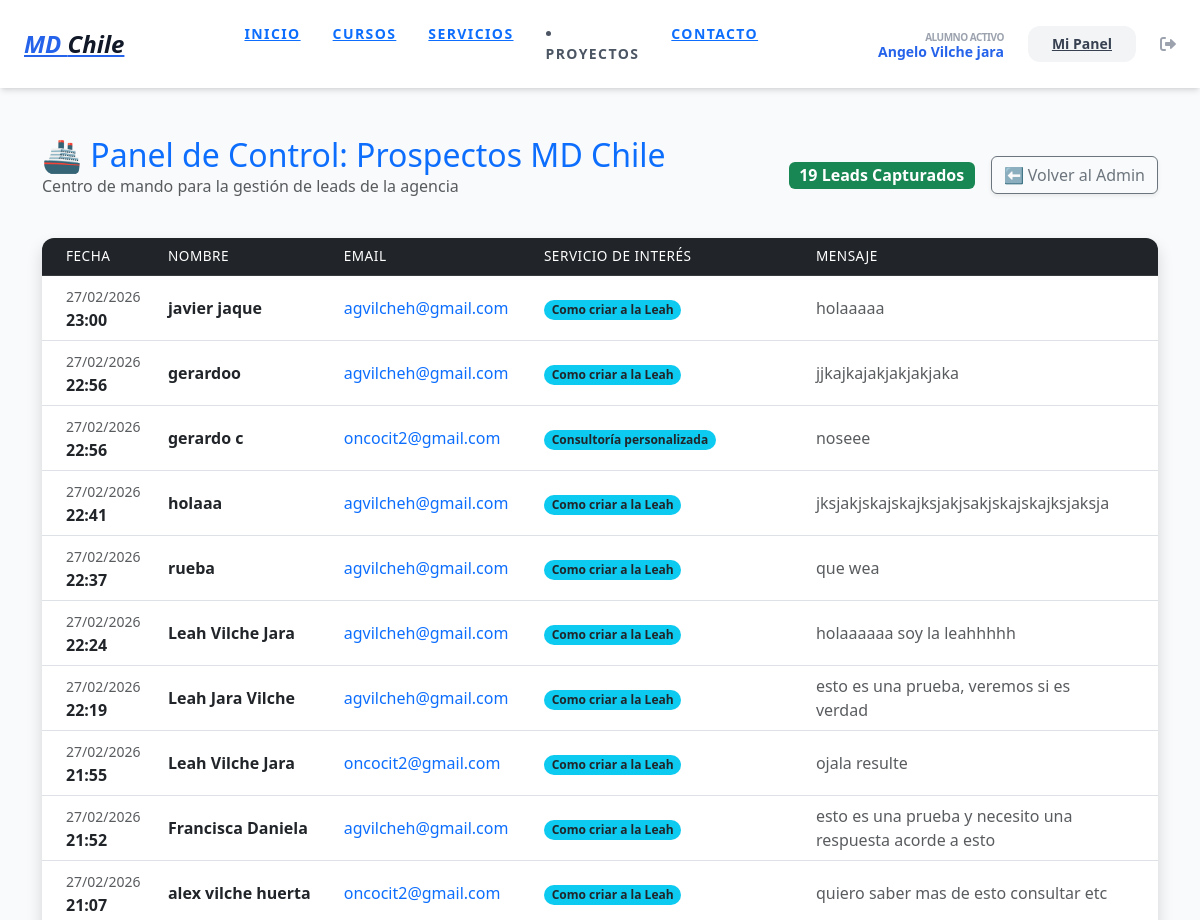
The page /prospectos-agencia/ (signed in, upper part) on the database as committed earlier.
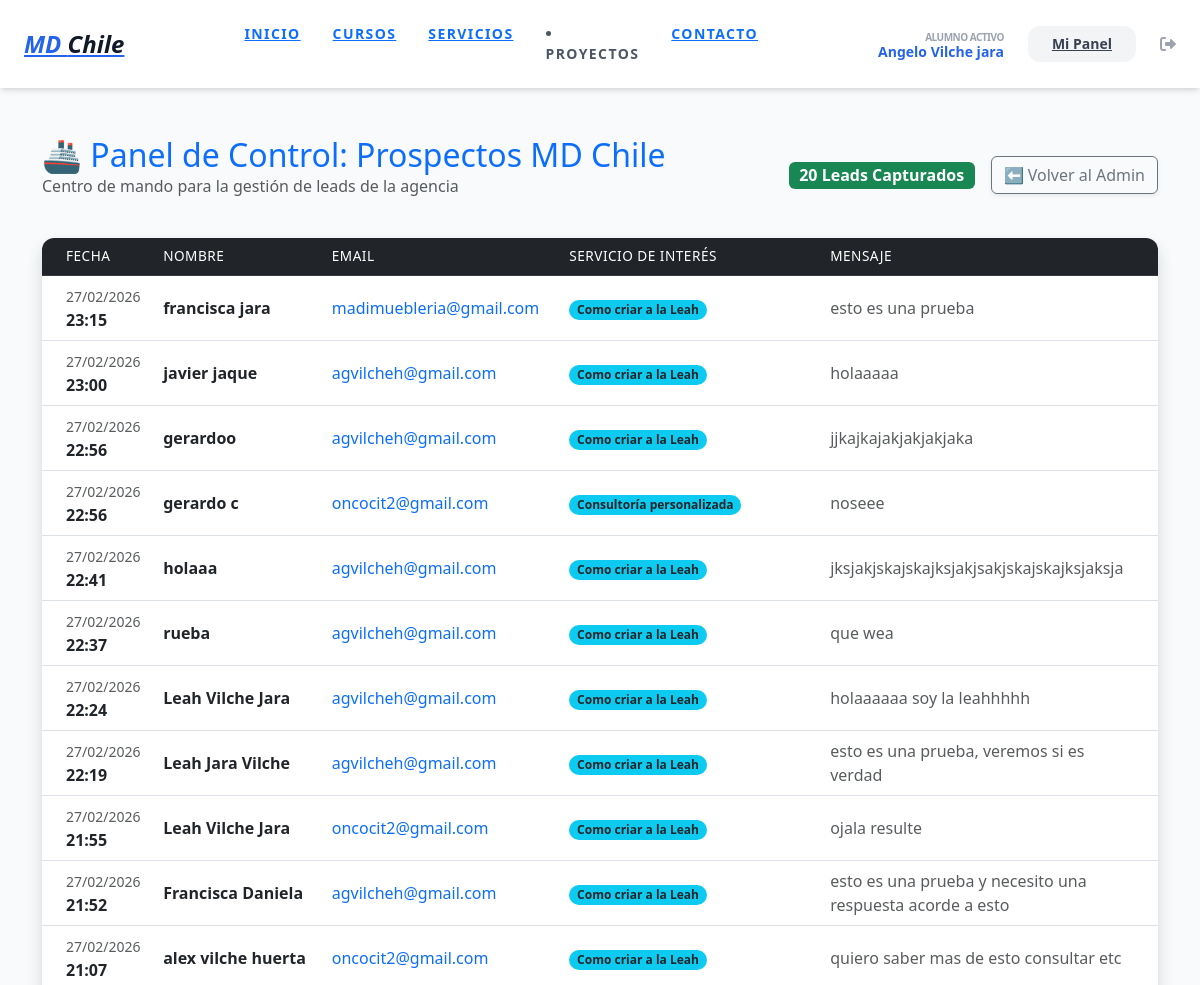
The same page on the database as committed later.
### agency/models.py (models this page shows, shortened)
class ContactMessage(models.Model):
    name = models.CharField(max_length=100, verbose_name="Nombre")
    email = models.EmailField(verbose_name="Correo Electrónico")
    message = models.TextField(verbose_name="Mensaje")
    created_at = models.DateTimeField(auto_now_add=True)
    servicio_interes = models.ForeignKey(Service, on_delete=models.SET_NULL, null=True, blank=True)
    lead_source = models.CharField(max_length=100, default="Web Directa")

class Service(models.Model):
    title = models.CharField(max_length=200, verbose_name="Nombre del Servicio")
    slug = models.SlugField(unique=True, blank=True)
    icon_emoji = models.CharField(max_length=10, default="🚀")
    short_description = models.TextField(max_length=300)
    long_description = models.TextField()
    banner_image = models.ImageField(upload_to='services/banners/')
    video_url = models.URLField(blank=True, null=True)
    reels_links = models.TextField(blank=True, null=True)
    order = models.PositiveIntegerField(default=0)
    is_active = models.BooleanField(default=True)
    regalo_pdf = models.FileField(upload_to='leads/pdfs/', blank=True, null=True, verbose_name="Ebook PDF de Regalo")
    regalo_video_privado = models.URLField(blank=True, null=True, verbose_name="URL Video Privado")
    cta_regalo_text = models.CharField(max_length=100, default="¡Descargar mi regalo ahora!", verbose_name="Texto del Botón")
    class Meta:
        ordering = ['order']

### courses/views.py (the view)
# urls.py: path('prospectos-agencia/', views.leads_dashboard, name='leads_dashboard'),
@login_required
def leads_dashboard(request):
    if not request.user.is_staff:
        messages.error(request, "No tienes permisos de Capitán para ver esta zona.")
        return redirect('dashboard')
    leads = ContactMessage.objects.all().order_by('-created_at')
    return render(request, 'agency/leads_admin.html', {'leads': leads})

### templates/agency/leads_admin.html (shortened to what this page needs)
{% extends 'base.html' %}
{% block content %}
<link href="https://cdn.jsdelivr.net/npm/bootstrap@5.3.0/dist/css/bootstrap.min.css" rel="stylesheet">
<div class="container mt-5">
    <div class="d-flex justify-content-between align-items-center mb-4">
        <div>
            <h2 class="text-primary mb-0">🚢 Panel de Control: Prospectos MD Chile</h2>
            <p class="text-muted">Centro de mando para la gestión de leads de la agencia</p>
        </div>
        <div class="d-flex align-items-center gap-3">
            <span class="badge bg-success fs-6">{{ leads.count }} Leads Capturados</span>
            <a href="/admin/agency/contactmessage/" class="btn btn-outline-secondary shadow-sm">
                ⬅️ Volver al Admin
            </a>
        </div>
    </div>
    <div class="card shadow border-0">
        <div class="card-body p-0">
            <div class="table-responsive">
                <table class="table table-hover align-middle mb-0">
                    <thead class="table-dark">
                        <tr>
                            <th class="ps-4">Fecha</th>
                            <th>Nombre</th>
                            <th>Email</th>
                            <th>Servicio de Interés</th>
                            <th>Mensaje</th>
                        </tr>
                    </thead>
                    <tbody>
                        {% for lead in leads %}
                        <tr>
                            <td class="ps-4 text-nowrap">
                                <span class="text-muted small">{{ lead.created_at|date:"d/m/Y" }}</span><br>
                                <strong>{{ lead.created_at|date:"H:i" }}</strong>
                            </td>
                            <td>
                                <div class="fw-bold text-dark">{{ lead.name }}</div>
                            </td>
                            <td>
                                <a href="mailto:{{ lead.email }}" class="text-decoration-none">{{ lead.email }}</a>
                            </td>
                            <td>
                                <span class="badge rounded-pill bg-info text-dark">
                                    {{ lead.servicio_interes.title }}
                                </span>
                            </td>
                            <td>
                                <div class="text-muted" style="max-width: 300px;">
                                    {{ lead.message|truncatechars:60|default:"Sin mensaje adicional" }}
                                </div>
                            </td>
                        </tr>
                        {% endfor %}
                    </tbody>
                </table>
            </div>
        </div>
    </div>
</div>
{% endblock %}

Rows that differ between the two databases and show on the page:
added ContactMessage: created_at "27/02/2026", created_at "23:15", name "francisca jara", email "madimuebleria@gmail.com", servicio_interes "Como criar a la Leah", message "esto es una prueba"
Other text that changed with them:
{{ leads.count }}: "19" → "20"
